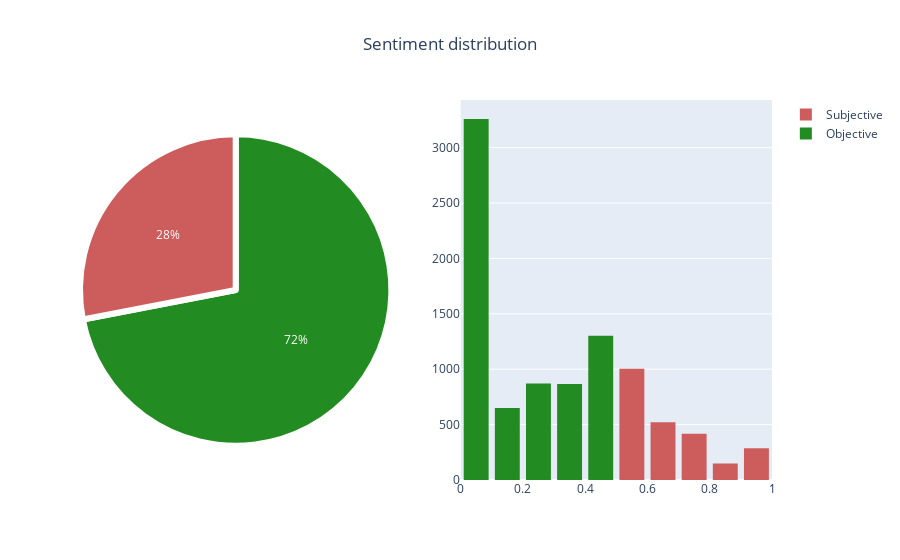

Notebook source saved alongside this figure:
### Code cell
fig = make_subplots(rows=1, cols=2, specs=[[{"type": "pie"}, {"type": "histogram"}]]) #Making two plots

colors=['forestgreen','indianred'] #Setting the color
labels = 'Objective', 'Subjective' #Setting the labels
values = [count_obj, count_subj] #Stating the values for the pie plot

#Plotting the pie plot
fig.add_trace(go.Pie(labels=labels, values=values,name="",showlegend=False,
                     marker=dict(colors=colors,line=dict(color='#ffffff', width=6))),
     row=1, col=1)


#Plotting the histogram(Subjective)
fig.add_trace(go.Histogram(x=df.loc[df['subjectivity']=='Subjective']['subjectivityScore'],
                           name="Subjective",marker=dict(color="indianred"),xbins=dict(
        start=-1.0,
        end=1,
        size=0.1)),row=1, col=2)
#Plotting the histogram(Objective)
fig.add_trace(go.Histogram(x=df.loc[df['subjectivity']=='Objective']['subjectivityScore'],
                           name="Objective",marker=dict(color="forestgreen"),xbins=dict(
        start=-1.0,
        end=1,
        size=0.1)),row=1, col=2)
fig.update_layout(hovermode="x unified",title_text='Sentiment distribution ',title_x=0.5) # title of plot)

config = {'displayModeBar': False}

fig.show(config=config)

### Figure 1 — Plotly figure (JSON) as saved in the notebook; plotly's stock layout.template omitted (floating-point values rounded to 4 significant figures; data arrays with more than 128 entries replaced by an {"elided": "..."} marker saying what was removed)
{"data": [{"domain": {"x": [0, 0.45], "y": [0, 1]}, "labels": ["Objective", "Subjective"], "marker": {"colors": ["forestgreen", "indianred"], "line": {"color": "#ffffff", "width": 6}}, "name": "", "showlegend": false, "type": "pie", "values": [6947, 2706]}, {"marker": {"color": "indianred"}, "name": "Subjective", "type": "histogram", "x": {"elided": "2706 float values"}, "xaxis": "x", "xbins": {"end": 1, "size": 0.1, "start": -1}, "yaxis": "y"}, {"marker": {"color": "forestgreen"}, "name": "Objective", "type": "histogram", "x": {"elided": "6947 float values"}, "xaxis": "x", "xbins": {"end": 1, "size": 0.1, "start": -1}, "yaxis": "y"}], "layout": {"hovermode": "x unified", "title": {"text": "Sentiment distribution ", "x": 0.5}, "xaxis": {"anchor": "y", "domain": [0.55, 1]}, "yaxis": {"anchor": "x", "domain": [0, 1]}}}
